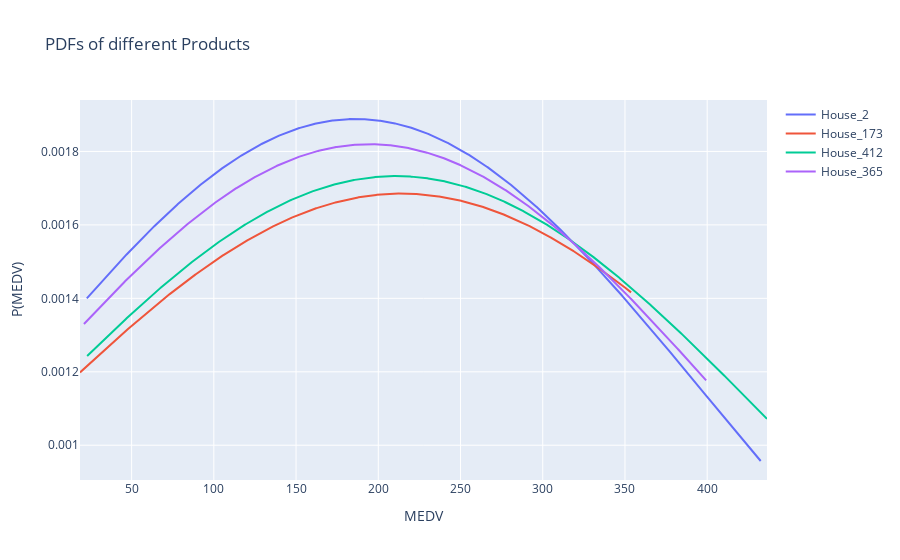

Write notebook code for a chart like this one.
### Code cell
traces = []
for idx in idxs:
    x,y = get_pdf(idx)
    trace = go.Scatter(
            name=f'House_{idx}',
            x=x,
            y=y,
            mode='lines',
            # line=dict(color='rgba(246, 76, 114, 1)'),
        )
    traces.append(trace)

fig = go.Figure(traces)
fig.update_layout(
    yaxis_title='P(MEDV)',
    xaxis_title='MEDV',
#     yaxis_range=[-0.2,1],
    title='PDFs of different Products',
    hovermode="x"
)
fig.show()

### Figure 1 — Plotly figure (JSON) as saved in the notebook; plotly's stock layout.template omitted (floating-point values rounded to 4 significant figures; data arrays with more than 128 entries replaced by an {"elided": "..."} marker saying what was removed)
{"data": [{"mode": "lines", "name": "House_2", "type": "scatter", "x": {"elided": "1000 float values"}, "y": {"elided": "1000 float values"}}, {"mode": "lines", "name": "House_173", "type": "scatter", "x": {"elided": "1000 float values"}, "y": {"elided": "1000 float values"}}, {"mode": "lines", "name": "House_412", "type": "scatter", "x": {"elided": "1000 float values"}, "y": {"elided": "1000 float values"}}, {"mode": "lines", "name": "House_365", "type": "scatter", "x": {"elided": "1000 float values"}, "y": {"elided": "1000 float values"}}], "layout": {"hovermode": "x", "title": {"text": "PDFs of different Products"}, "xaxis": {"title": {"text": "MEDV"}}, "yaxis": {"title": {"text": "P(MEDV)"}}}}
